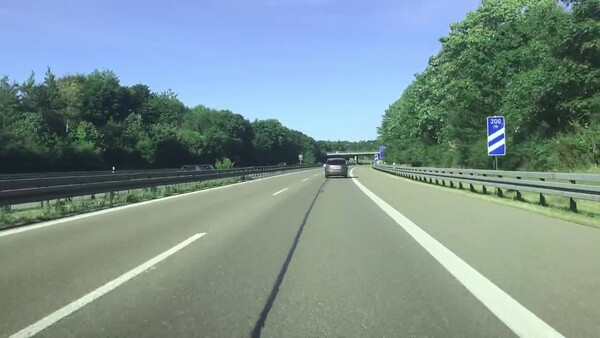
#> input picture Lane_opencv/original_lane_detection_5.jpg, 600 x 338 px
$ python -i test.py   (imports and definitions only)
#> lines starting #> are read from the running program, lines starting #| are printed output that depends on the picture; after the words box and inside, x2 and y2 are one past the last pixel; in counts of white or black regions, pixels touching at a corner belong together
import cv2
import numpy as np

def grayscale(img):
    return cv2.cvtColor(img, cv2.COLOR_RGB2GRAY)

def gaussian_blur(img, kernel_size):
    return cv2.GaussianBlur(img, (kernel_size, kernel_size), 0)

def canny(img, low_threshold, high_threshold):
    return cv2.Canny(img, low_threshold, high_threshold)

def roi(img):
    mask = np.zeros_like(img)
    h,w = mask.shape
    vertices = np.array([[(w/10,h), (w/10,h*1/2), (w*9/10,h*1/2), (w*9/10,h)]], dtype=np.int32)
    cv2.fillPoly(mask, vertices, 255)
    roi_img = cv2.bitwise_and(img, mask)
    return roi_img

def hough(img,h,w): #,min_line_len):
    lines = cv2.HoughLinesP(img, rho=1, theta=np.pi/180, threshold=30, minLineLength=10, maxLineGap=30)
    line_img = np.zeros((h, w, 3), dtype=np.uint8)

    if lines != None:
        for line in lines:
            for x1,y1,x2,y2 in line:
                cv2.line(line_img, (x1, y1), (x2, y2), color=[255, 0, 0], thickness=2)

    return line_img

def lane_detection(img):#, min_line_len):
    h, w = img.shape[:2] # shape
    gray_img = grayscale(img)
    blur_img = gaussian_blur(gray_img, 5)
    canny_img = canny(blur_img, 50, 200)
    roi_img = roi(canny_img)
    hough_img = hough(roi_img,h,w)#,min_line_len)

    return hough_img

def nothing(pos):
    pass

# [20 lines not run here, left out]

>>> import cv2
>>> picture = cv2.cvtColor(cv2.imread('../Lane_opencv/original_lane_detection_5.jpg'), cv2.COLOR_BGR2RGB)
>>> result = lane_detection(picture)
#> in grayscale, `return cv2.cvtColor(img, cv2.COLOR_RGB2GRAY)`:
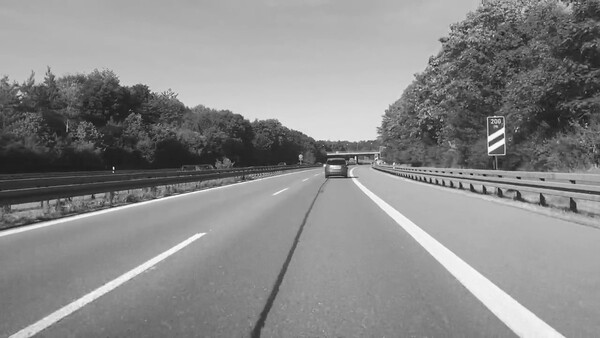
#> returned value: shape (338, 600); min 13, max 255, mean 137.7
#> in canny, `return cv2.Canny(img, low_threshold, high_threshold)`:
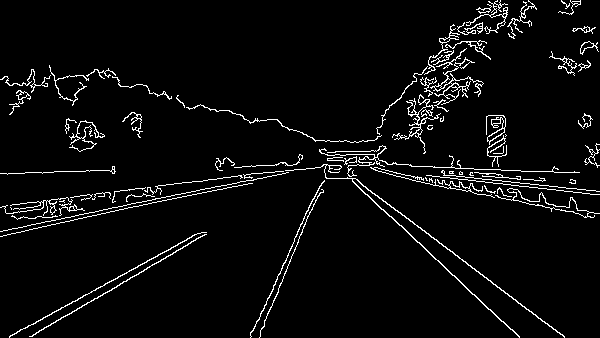
#> returned value: shape (338, 600); 4.4% white in thin lines or dots
#> in roi, `cv2.fillPoly(mask, vertices, 255)`:
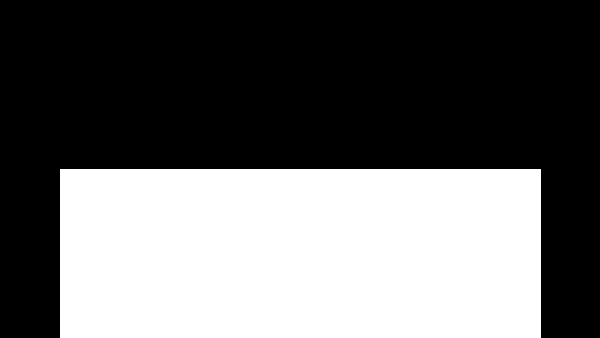
#> mask: shape (338, 600); 40.1% white; 1 white region, box (x1, y1, x2, y2) and area: (60, 169, 541, 338) 81289
#> in roi, `roi_img = cv2.bitwise_and(img, mask)`:
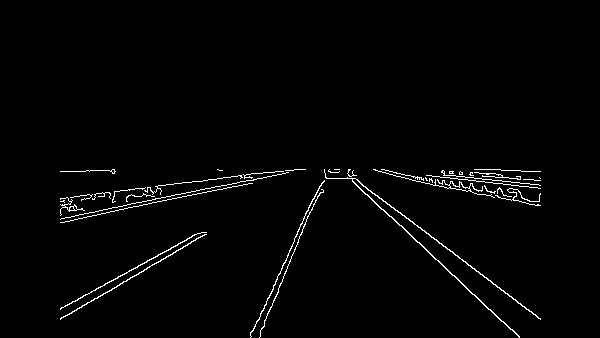
#> roi_img: shape (338, 600); 1.7% white in thin lines or dots, all inside (x1, y1, x2, y2) = (60, 169, 541, 338)
#> in hough, `lines = cv2.HoughLinesP(img, rho=1, theta=np.pi/180, threshold=30, min..`: lines = 31 rows, first 6: [339, 169, 519, 337], [355, 178, 535, 314], [60, 198, 301, 169], [60, 318, 206, 234], [250, 337, 324, 171], [347, 173, 540, 319]
#> (the run stopped early here; a loop or call above may not have finished)
